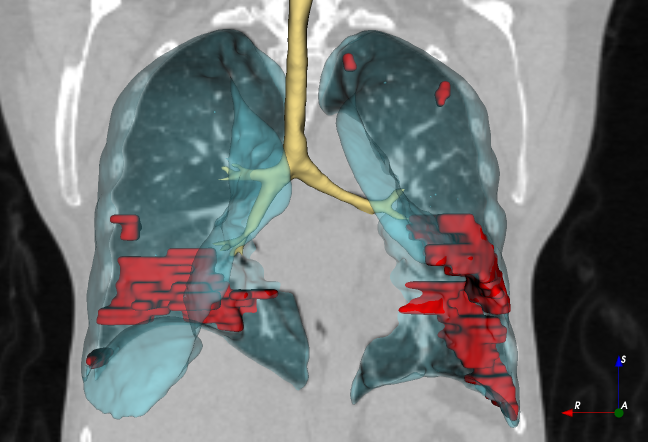
#> input picture AES_lsb/decrypted.png, 1295 x 883 px, given in place of input.png, which was not available (shown at 1/2 size); the run also reads 1 picture not shown here
$ python MA_analysis.py
#> lines starting #> are read from the running program, lines starting #| are printed output that depends on the picture; pictures that were not available may be replaced by others from this repository, and a replacement may not be noted
import numpy as np
from PIL import Image
import matplotlib.pyplot as plt

def load_gray(path):
    """讀取影像並轉為灰階矩陣"""
#> called with path = 'input.png'
    img = Image.open(path).convert("L")
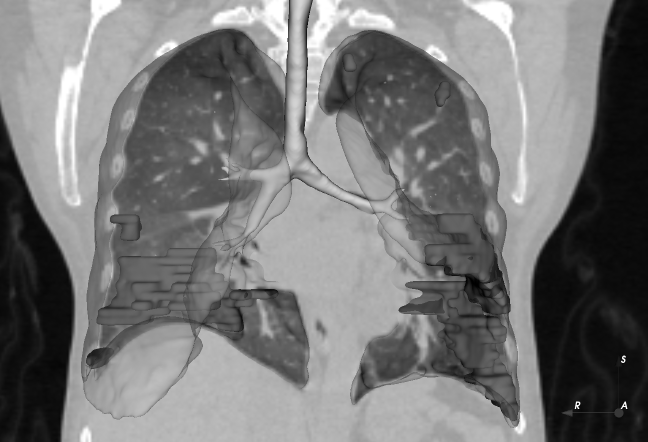
#> img: PIL image 1295x883 L (shown at 1/2 size); min 0, max 255, mean 119.2
#> call 2 of load_gray, with path = 'cipher.png'
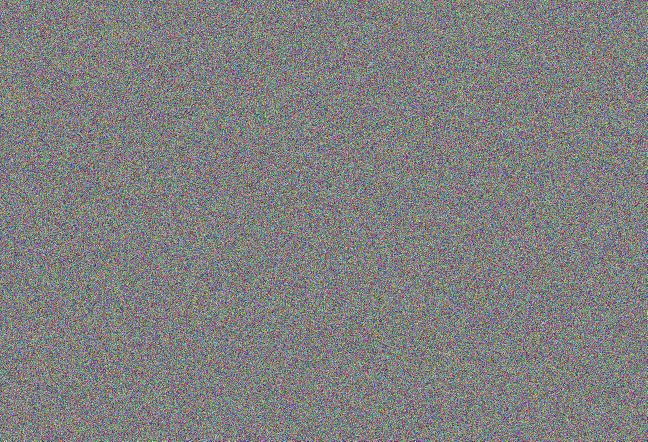
#> input picture AES_lsb/cipher.png, 1295 x 883 px, found by its file name (shown at 1/2 size)
#> in load_gray (call 2), `img = Image.open(path).convert("L")`:
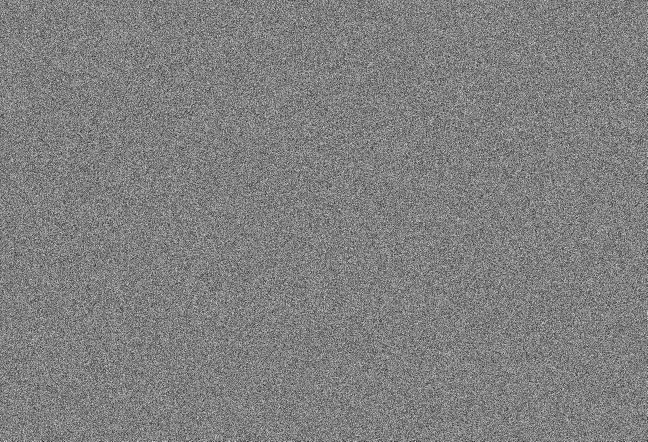
#> img: PIL image 1295x883 L (shown at 1/2 size); min 0, max 254, mean 127.6
    return np.array(img, dtype=np.uint8)

def calc_entropy(arr):
    """計算灰階影像的資訊熵（位元）"""
    hist, _ = np.histogram(arr.flatten(), bins=256, range=(0, 255))
#> hist = 256 values, max 31899 at index 178, min 43 at index 3, mean 4466.7
    p = hist / hist.sum()
#> p = 256 values, max 0.0279 at index 178, min 3.76e-05 at index 3, mean 0.00391
    p = p[p > 0]
    return -np.sum(p * np.log2(p))

def calc_corr(arr):
    """計算水平相鄰像素的相關係數"""
    x = arr[:, :-1].flatten().astype(np.int32)
    y = arr[:, 1:].flatten().astype(np.int32)
    return np.corrcoef(x, y)[0, 1]

def plot_hist(arr, title):
    """畫灰階直方圖"""
    plt.figure(figsize=(5, 4))
    plt.title(title)
    plt.hist(arr.flatten(), bins=256, range=(0, 255), alpha=0.7)
    plt.xlabel("Gray scale")
    plt.ylabel("pixel scale")
    plt.tight_layout()

def main():
    # 讀取三張影像
    orig    = load_gray("input.png")
    aes_img = load_gray("cipher.png")
    hyb_img = load_gray("MAencrypted.png")

    # 計算統計值
    e0, c0 = calc_entropy(orig),    calc_corr(orig)
#> e0 = 7.15; c0 = 0.994
    e1, c1 = calc_entropy(aes_img), calc_corr(aes_img)
#> e1 = 7.63; c1 = -0.000184
    e2, c2 = calc_entropy(hyb_img), calc_corr(hyb_img)
#> e2 = 7.63; c2 = -0.000184

    # 畫直方圖
    plot_hist(orig,    f"original    entropy={e0:.3f}, Corr={c0:.3f}")
    plot_hist(aes_img, f"AES    entropy={e1:.3f}, Corr={c1:.3f}")
    plot_hist(hyb_img, f"ML-KEM+AES   entropy={e2:.3f}, Corr={c2:.3f}")

    # 列印比較結果
    print("=== 資訊熵 (bits) ===")
    print(f"原圖: {e0:.4f}    AES: {e1:.4f}    混合後量子: {e2:.4f}\n")
#| 原圖: 7.1501    AES: 7.6320    混合後量子: 7.6320
    print("=== 水平相鄰像素相關係數 ===")
    print(f"原圖: {c0:.4f}    AES: {c1:.4f}    混合後量子: {c2:.4f}")
#| 原圖: 0.9935    AES: -0.0002    混合後量子: -0.0002

    plt.show()
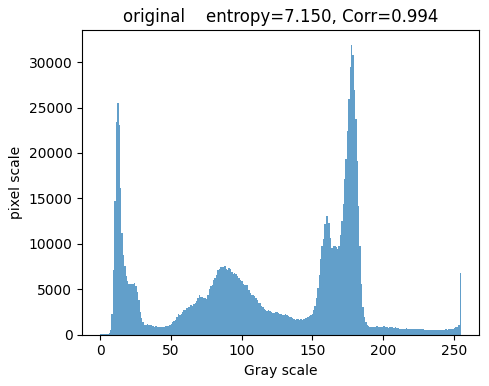
#> figure drawn by matplotlib, 1 panel; tallest bar 31899 high, from x = 177.3 to 178.3
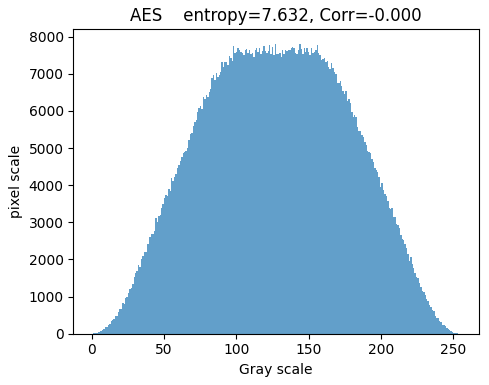
#> figure drawn by matplotlib, 1 panel; tallest bar 7808 high, from x = 126.5 to 127.5
#> figure, not shown here; tallest bar 7808 high, from x = 126.5 to 127.5

if __name__ == "__main__":
    main()
